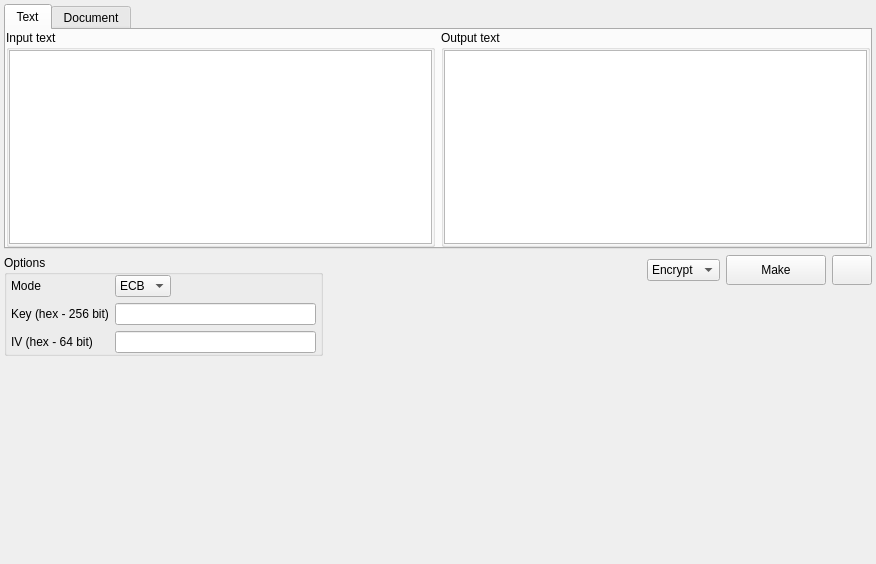
<?xml version="1.0" encoding="UTF-8"?>
<ui version="4.0">
 <class>GOST</class>
 <widget class="QWidget" name="GOST">
  <property name="geometry">
   <rect>
    <x>0</x>
    <y>0</y>
    <width>876</width>
    <height>564</height>
   </rect>
  </property>
  <property name="windowTitle">
   <string>Form</string>
  </property>
  <layout class="QVBoxLayout" name="verticalLayout_6">
   <property name="leftMargin">
    <number>4</number>
   </property>
   <property name="topMargin">
    <number>4</number>
   </property>
   <property name="rightMargin">
    <number>4</number>
   </property>
   <property name="bottomMargin">
    <number>4</number>
   </property>
   <item>
    <widget class="QTabWidget" name="tab_widget">
     <property name="maximumSize">
      <size>
       <width>16777215</width>
       <height>400</height>
      </size>
     </property>
     <property name="currentIndex">
      <number>0</number>
     </property>
     <widget class="QWidget" name="tab_text">
      <attribute name="title">
       <string>Text</string>
      </attribute>
      <layout class="QHBoxLayout" name="horizontalLayout">
       <property name="leftMargin">
        <number>0</number>
       </property>
       <property name="topMargin">
        <number>0</number>
       </property>
       <property name="rightMargin">
        <number>0</number>
       </property>
       <property name="bottomMargin">
        <number>0</number>
       </property>
       <item>
        <widget class="QGroupBox" name="group_box_input">
         <property name="title">
          <string>Input text</string>
         </property>
         <layout class="QVBoxLayout" name="verticalLayout_2">
          <property name="leftMargin">
           <number>0</number>
          </property>
          <property name="topMargin">
           <number>0</number>
          </property>
          <property name="rightMargin">
           <number>0</number>
          </property>
          <property name="bottomMargin">
           <number>0</number>
          </property>
          <item>
           <widget class="QTextEdit" name="text_edit_input"/>
          </item>
         </layout>
        </widget>
       </item>
       <item>
        <widget class="QGroupBox" name="group_box_output">
         <property name="title">
          <string>Output text</string>
         </property>
         <layout class="QVBoxLayout" name="verticalLayout">
          <property name="leftMargin">
           <number>0</number>
          </property>
          <property name="topMargin">
           <number>0</number>
          </property>
          <property name="rightMargin">
           <number>0</number>
          </property>
          <property name="bottomMargin">
           <number>0</number>
          </property>
          <item>
           <widget class="QTextEdit" name="text_edit_output"/>
          </item>
         </layout>
        </widget>
       </item>
      </layout>
     </widget>
     <widget class="QWidget" name="tab_document">
      <attribute name="title">
       <string>Document</string>
      </attribute>
     </widget>
    </widget>
   </item>
   <item>
    <layout class="QHBoxLayout" name="horizontal_layout_1">
     <item>
      <layout class="QVBoxLayout" name="vertical_layout_2">
       <property name="leftMargin">
        <number>0</number>
       </property>
       <property name="rightMargin">
        <number>0</number>
       </property>
       <item>
        <widget class="QGroupBox" name="group_box_options">
         <property name="sizePolicy">
          <sizepolicy hsizetype="Preferred" vsizetype="Preferred">
           <horstretch>0</horstretch>
           <verstretch>0</verstretch>
          </sizepolicy>
         </property>
         <property name="maximumSize">
          <size>
           <width>700</width>
           <height>16777215</height>
          </size>
         </property>
         <property name="title">
          <string>Options</string>
         </property>
         <layout class="QVBoxLayout" name="verticalLayout_4">
          <property name="leftMargin">
           <number>0</number>
          </property>
          <property name="topMargin">
           <number>0</number>
          </property>
          <property name="rightMargin">
           <number>0</number>
          </property>
          <property name="bottomMargin">
           <number>0</number>
          </property>
          <item>
           <layout class="QFormLayout" name="form_layout_options">
            <property name="fieldGrowthPolicy">
             <enum>QFormLayout::ExpandingFieldsGrow</enum>
            </property>
            <property name="rowWrapPolicy">
             <enum>QFormLayout::DontWrapRows</enum>
            </property>
            <property name="leftMargin">
             <number>4</number>
            </property>
            <property name="rightMargin">
             <number>4</number>
            </property>
            <item row="0" column="0">
             <widget class="QLabel" name="label_des_mode">
              <property name="text">
               <string>Mode</string>
              </property>
             </widget>
            </item>
            <item row="0" column="1">
             <widget class="QComboBox" name="combo_box_gost_mode">
              <property name="sizePolicy">
               <sizepolicy hsizetype="Preferred" vsizetype="Fixed">
                <horstretch>0</horstretch>
                <verstretch>0</verstretch>
               </sizepolicy>
              </property>
              <item>
               <property name="text">
                <string>ECB</string>
               </property>
              </item>
              <item>
               <property name="text">
                <string>CBC</string>
               </property>
              </item>
              <item>
               <property name="text">
                <string>CFB</string>
               </property>
              </item>
              <item>
               <property name="text">
                <string>OFB</string>
               </property>
              </item>
             </widget>
            </item>
            <item row="1" column="0">
             <widget class="QLabel" name="label_key">
              <property name="text">
               <string>Key (hex - 256 bit)</string>
              </property>
             </widget>
            </item>
            <item row="1" column="1">
             <widget class="QLineEdit" name="line_edit_key">
              <property name="sizePolicy">
               <sizepolicy hsizetype="Expanding" vsizetype="Fixed">
                <horstretch>0</horstretch>
                <verstretch>0</verstretch>
               </sizepolicy>
              </property>
             </widget>
            </item>
            <item row="2" column="0">
             <widget class="QLabel" name="label_iv">
              <property name="text">
               <string>IV (hex - 64 bit)</string>
              </property>
             </widget>
            </item>
            <item row="2" column="1">
             <widget class="QLineEdit" name="line_edit_iv">
              <property name="sizePolicy">
               <sizepolicy hsizetype="Expanding" vsizetype="Fixed">
                <horstretch>0</horstretch>
                <verstretch>0</verstretch>
               </sizepolicy>
              </property>
             </widget>
            </item>
           </layout>
          </item>
         </layout>
        </widget>
       </item>
       <item>
        <spacer name="vertical_spacer_2">
         <property name="orientation">
          <enum>Qt::Vertical</enum>
         </property>
         <property name="sizeHint" stdset="0">
          <size>
           <width>20</width>
           <height>40</height>
          </size>
         </property>
        </spacer>
       </item>
      </layout>
     </item>
     <item>
      <spacer name="horizontal_spacer_1">
       <property name="orientation">
        <enum>Qt::Horizontal</enum>
       </property>
       <property name="sizeHint" stdset="0">
        <size>
         <width>40</width>
         <height>20</height>
        </size>
       </property>
      </spacer>
     </item>
     <item>
      <layout class="QVBoxLayout" name="vertical_layout_1">
       <item>
        <layout class="QHBoxLayout" name="horizontal_layout_2">
         <item>
          <widget class="QComboBox" name="combo_box_mode">
           <item>
            <property name="text">
             <string>Encrypt</string>
            </property>
           </item>
           <item>
            <property name="text">
             <string>Decrypt</string>
            </property>
           </item>
          </widget>
         </item>
         <item>
          <widget class="QPushButton" name="button_make">
           <property name="sizePolicy">
            <sizepolicy hsizetype="Fixed" vsizetype="Fixed">
             <horstretch>0</horstretch>
             <verstretch>0</verstretch>
            </sizepolicy>
           </property>
           <property name="minimumSize">
            <size>
             <width>100</width>
             <height>30</height>
            </size>
           </property>
           <property name="text">
            <string>Make</string>
           </property>
          </widget>
         </item>
         <item>
          <widget class="QPushButton" name="button_options">
           <property name="sizePolicy">
            <sizepolicy hsizetype="Fixed" vsizetype="Fixed">
             <horstretch>0</horstretch>
             <verstretch>0</verstretch>
            </sizepolicy>
           </property>
           <property name="minimumSize">
            <size>
             <width>0</width>
             <height>30</height>
            </size>
           </property>
           <property name="text">
            <string/>
           </property>
          </widget>
         </item>
        </layout>
       </item>
       <item>
        <spacer name="vertical_spacer_1">
         <property name="orientation">
          <enum>Qt::Vertical</enum>
         </property>
         <property name="sizeHint" stdset="0">
          <size>
           <width>20</width>
           <height>40</height>
          </size>
         </property>
        </spacer>
       </item>
      </layout>
     </item>
    </layout>
   </item>
   <item>
    <spacer name="vertical_spacer_3">
     <property name="orientation">
      <enum>Qt::Vertical</enum>
     </property>
     <property name="sizeHint" stdset="0">
      <size>
       <width>20</width>
       <height>110</height>
      </size>
     </property>
    </spacer>
   </item>
  </layout>
 </widget>
 <resources/>
 <connections/>
</ui>
